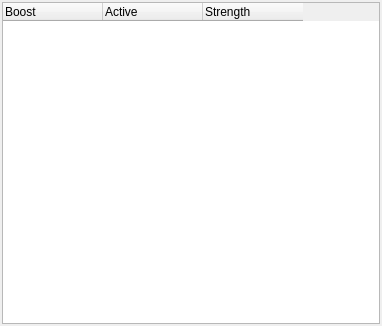
<?xml version="1.0" encoding="UTF-8"?>
<ui version="4.0">
 <class>BoostControl</class>
 <widget class="QWidget" name="BoostControl">
  <property name="geometry">
   <rect>
    <x>0</x>
    <y>0</y>
    <width>382</width>
    <height>326</height>
   </rect>
  </property>
  <property name="windowTitle">
   <string>Boost Control</string>
  </property>
  <layout class="QVBoxLayout" name="verticalLayout">
   <property name="margin">
    <number>2</number>
   </property>
   <item>
    <widget class="QTreeWidget" name="mpBoostTree">
     <attribute name="headerStretchLastSection">
      <bool>false</bool>
     </attribute>
     <column>
      <property name="text">
       <string>Boost</string>
      </property>
     </column>
     <column>
      <property name="text">
       <string>Active</string>
      </property>
     </column>
     <column>
      <property name="text">
       <string>Strength</string>
      </property>
     </column>
    </widget>
   </item>
  </layout>
 </widget>
 <resources/>
 <connections/>
</ui>
